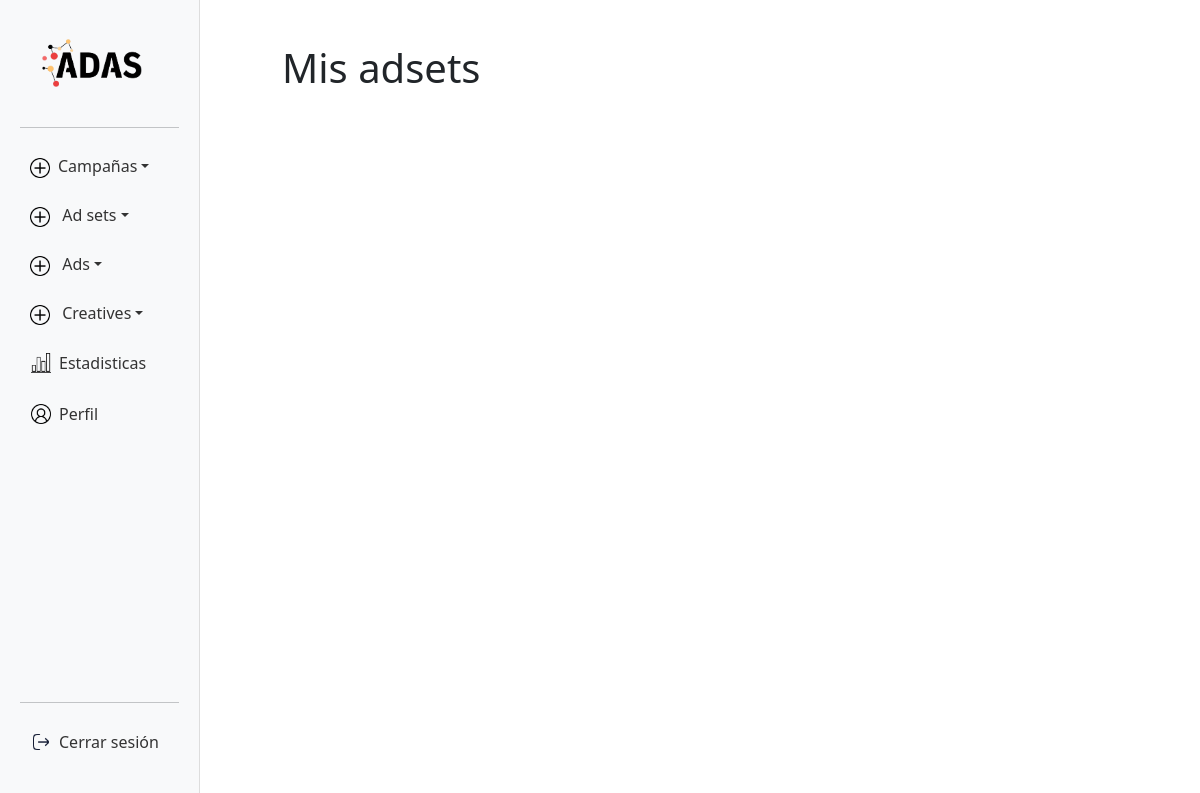
The app's page /mis_adsets/, older data.
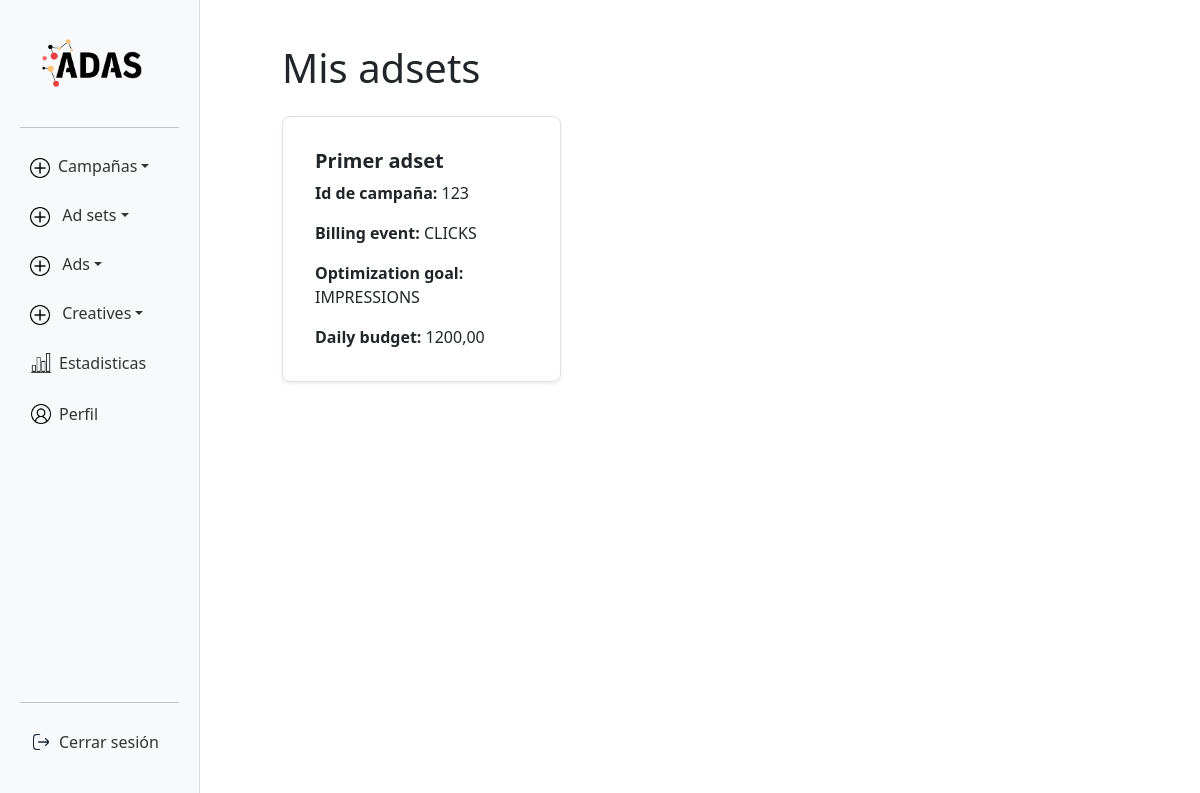
The same page, newer data.
### administrador/models.py (models this page shows, shortened)
class AdSet(models.Model):
    BILLING_EVENTS = [
        ('IMPRESSIONS', 'CPM (Por cada 1000 impresiones)'),
        ('CLICKS', 'CPC (Por cada click)'),
        ('LINK_CLICKS', 'Clicks en enlaces específicos'),
        ('POST_ENGAGEMENT', 'Interacciones'),
        ('VIDEO_VIEWS', 'Vistas de video'),
    ]
    OPTIMIZATION_GOALS = [
        ('IMPRESSIONS', 'Conversiones'),
        ('REACH', 'Alcance'),
        ('POST_ENGAGEMENT', 'Engagement con el post'),
        ('VIDEO_VIEWS', 'Vistas'),
        ('IMPRESSIONS', 'Impresiones'),
        ('LEAD_GENERATION', 'Leads'),
        ('CONVERSIONS', 'Conversiones'),
        ('VALUE', 'Value'),
        ('LANDING_PAGE_VIEWS', 'Landing page'),
    ]
    nombre = models.CharField(max_length=255)
    campaign_id = models.CharField(max_length=250)
    daily_budget = models.DecimalField(max_digits=10, decimal_places=2, null=True)
    billing_event = models.CharField(max_length=250, choices=BILLING_EVENTS, blank=True, default="REACH")  # Facebook
    optimization_goal = models.CharField(max_length=250, choices=OPTIMIZATION_GOALS, blank=True, default="REACH")  # Facebook
    status = models.CharField(max_length=255, blank=True)
    adset_id= models.CharField(blank=True, max_length=100)
    created_at = models.DateField(default=date.today)

### administrador/views.py (the view)
# urls.py: path('mis_adsets/', adminViews.mis_adsets, name='mis_adsets'),
def mis_adsets(request):
    adsets = AdSet.objects.all()
    return render(request, 'mis_adsets.html', {'adsets': adsets})

### administrador/templates/mis_adsets.html
{% extends 'panel.html' %}
{% block content %}
<div class="container mt-4">
    <h1 class="mb-4">Mis adsets</h1>
    <div class="row row-cols-1 row-cols-md-2 row-cols-lg-3 g-4">
        {% for adset in adsets %}
        <div class="col">
            <div class="card border rounded-3 shadow-sm p-3">
                <div class="card-body">
                    <h5 class="card-title fw-bold">{{ adset.nombre }}</h5>
                    <p class="card-text"><strong>Id de campaña: </strong>{{ adset.campaign_id}}</p>
                    <p class="card-text"><strong>Billing event: </strong>{{ adset.billing_event}}</p>
                    <p class="card-text"><strong>Optimization goal: </strong>{{ adset.optimization_goal}}</p>
                    <p class="card-text"><strong>Daily budget: </strong>{{ adset.daily_budget}}</p>
                </div>
            </div>
        </div>
        {% endfor %}
    </div>
</div>
{% endblock content %}

### administrador/templates/panel.html (shortened to what this page needs)
{% load static %}
<!DOCTYPE html>
<html lang="es">
<head>
    <link href="https://cdn.jsdelivr.net/npm/bootstrap@5.3.0/dist/css/bootstrap.min.css" rel="stylesheet">
</head>
<body>
    <div class="sidebar">
        <nav class="navbar navbar-light bg-light">
            <div class="container">
                <a class="navbar-brand" href="/">
                    <div class="logo-container">
                        <img src="{% static 'images/LogoADAS.png' %}" alt="Logo ADAS">
                    </div>
                </a>
            </div>
        </nav>
        <hr>
        <ul class="navbar-nav">
            <li class="nav-item">
                <a class="nav-link dropdown-toggle" href="#"><img src="{% static 'images/icono_mas.png' %}" class="icono">Campañas</a>
            </li>
            <li class="nav-item">
                <a class="nav-link dropdown-toggle" href="#"> <img src="{% static 'images/icono_mas.png' %}" class="icono"> Ad sets</a>
            </li>
            <li class="nav-item">
                <a class="nav-link dropdown-toggle" href="#"> <img src="{% static 'images/icono_mas.png' %}" class="icono"> Ads</a>
            </li>
            <li class="nav-item">
                <a class="nav-link dropdown-toggle" href="#"> <img src="{% static 'images/icono_mas.png' %}" class="icono"> Creatives</a>
            </li>
        </ul>
        <a href="#" class="btn btn-light">
            <img src="{% static 'images/icono_grafico.png' %}" class="icono"> Estadisticas
        </a>
        <a href="#" class="btn btn-light">
            <img src="{% static 'images/icono_usuario.png' %}" class="icono"> Perfil
        </a>
        <div class="logout-container">
            <hr>
            <a href="{% url 'logout' %}" class="btn btn-logout w-100">
                <img src="{% static 'images/icono_salir.png' %}" class="icono"> Cerrar sesión
            </a>
        </div>
    </div>
    <div class="content">
        {% block content %}
        {% endblock %}
    </div>
</body>
</html>

### administrador/templates/panel.html (style rules this page uses)
body { display: flex; height: 100vh; overflow: hidden; }
.sidebar { width: 200px; background: #f8f9fa; height: 100vh; position: fixed; padding: 20px; border-right: 1px solid #ddd; display: flex; flex-direction: column; }
.sidebar a { text-decoration: none; color: #333; display: block; padding: 10px; margin-bottom: 5px; border-radius: 5px; transition: background 0.3s ease; }
.content { margin-left: 250px; padding: 20px; width: calc(100% - 250px); overflow-y: auto; }
.logout-container { margin-top: auto; width: 100%; padding: 10px 0; }
.logo-container { width: 100px; height: 50px; overflow: hidden; border-radius: 2px; }
.logo-container img { width: 100%; height: 100%; object-fit: contain; border-radius: 2px; }
.btn-logout { background-color: transparent; border-color: transparent; text-align: left; }
.icono { width: 20px; height: 20px; margin-right: 8px; vertical-align: middle; }
.sidebar .btn { text-align: left; display: flex; align-items: center; justify-content: flex-start; width: 100%; padding: 10px; }
.sidebar .icono { width: 20px; height: 20px; margin-right: 8px; vertical-align: middle; }

Row changes from the older to the newer data that the page shows:
added AdSet: nombre "Primer adset", campaign_id "123", billing_event "CLICKS", optimization_goal "IMPRESSIONS", daily_budget "1200,00"
